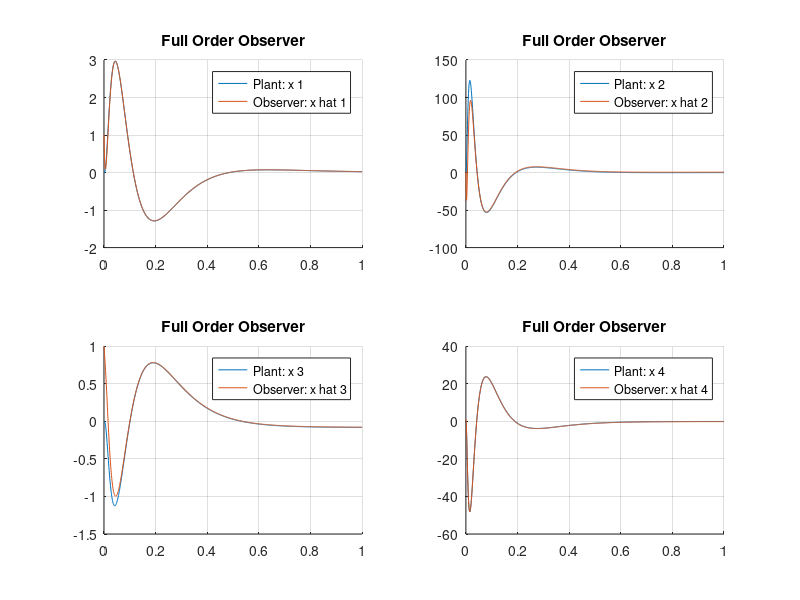
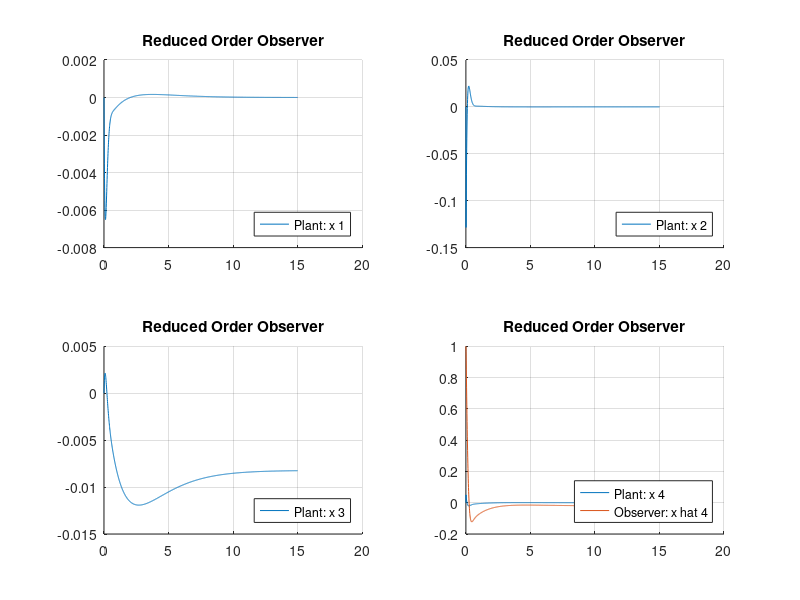

Write MATLAB code to recreate these figures, in order.
%% Linear Control Systems Homework 6
% * Problem 3
% * Author: Xinyi Cai

%% Housekeeping
clear all
clc

%% Given Parameters
A = [0 1 0 0; 30 0 0 20; 0 0 0 1; -2 0 0 -10]; 
B = [0; -25; 0; 10]; 
C = [40 0 0 0; 0 0 10 0; 0 0 0 -5]; 
D = zeros(3, 1);

%% State Feedback Control Gain
plant = ss(A, B, C, D);
poles_sys = pole(plant);
poles_c = [-15; -30; poles_sys(3:4)]';
K = place(A, B, poles_c);

%% Full Order Observer
poles_o = 10*poles_c; 
L = place(A', C', poles_o)';

A_11 = A;
A_12 = -B*K; 
A_21 = L*C; 
A_22 = A-L*C-B*K; 

A_bar = [A_11, A_12; A_21, A_22];
B_bar = [B; zeros(4, 1)]; 
C_bar = eye(8); 
D_bar = zeros(8, 1);

sys_full = ss(A_bar, B_bar, C_bar, D_bar);
t = 0:0.001:1; 
x0 = [zeros(4,1); ones(4, 1)];
u = ones(1, length(t));
y = lsim(sys_full, u, t, x0);

%% Plot data
figure
for i = 1:4
    subplot(2, 2, i); hold on; grid on
    plot(t, y(:, i))
    plot(t, y(:, i+4))
    legend(['Plant: ', 'x ', num2str(i)],...
        ['Observer: ', 'x hat ', num2str(i)])
    title('Full Order Observer')
    hold off
end
%% Housekeeping
clear A_11 A_12 A_21 A_22 A_bar B_bar C_bar D_bar

%% Reduced Order Observer
A11_r = A(1:3, 1:3); 
A12_r = A(1:3, 4); 
A21_r = A(4, 1:3); 
A22_r = A(4, 4); 
B1_r = B(1:3); 
B2_r = B(4); 
K1_r = K(1:3); 
K2_r = K(4); 

Lr = place(A22_r', A12_r', -5)'
Ar = A22_r-Lr*A12_r;
Bu = B2_r-Lr*B1_r;
By = Ar*Lr-A21_r-Lr*A11_r;

A_11 = A-B*K1_r*C-K2_r*B*Lr*C;
A_12 = -B*K2_r;
A_21 = -Bu*K1_r*C-Bu*K2_r*Lr*C+By*C;
A_22 = Ar-Bu*K2_r; 

A_bar = [A_11 A_12; A_21 A_22];
B_bar = [B; Bu];
C_bar = eye(5); 
D_bar = zeros(5, 1);

sys_reduced = ss(A_bar, B_bar, C_bar, D_bar);
x0 = [zeros(4,1); 1];
t = 0:0.01:15;
u = ones(1, length(t));
y = lsim(sys_reduced, u, t, x0); 

%% Plot data
figure
for i = 1:4
    subplot(2, 2, i); hold on; grid on
    plot(t, y(:, i))
    if i == 4
        plot(t, y(:, i+1))
    end
    legend(['Plant: ', 'x ', num2str(i)],...
        ['Observer: ', 'x hat ', num2str(i)],...
        'Location', 'southeast')
    title('Reduced Order Observer')
    hold off
end

%% Part b
C1 = C(1, :); 
C2 = C(2, :); 
C3 = C(3, :); 

Q1 = [C1; C1*A; C1*A^2; C1*A^3]; 
Q2 = [C2; C2*A; C2*A^2; C2*A^3]; 
Q3 = [C3; C3*A; C3*A^2; C3*A^3]; 

y1_rank = rank(Q1)
y2_rank = rank(Q2)
y3_rank = rank(Q3)